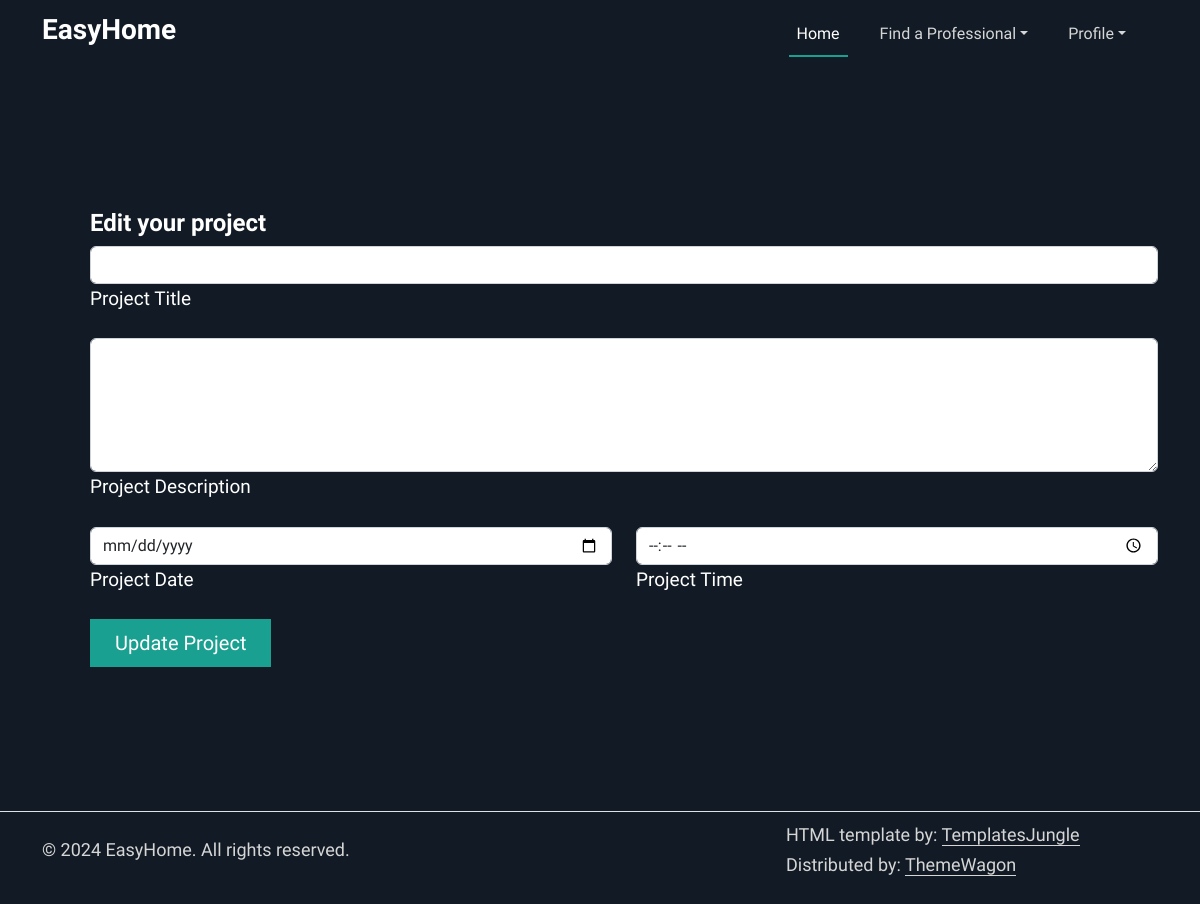
The page /editReservation/10 (signed in) on the database as committed earlier.
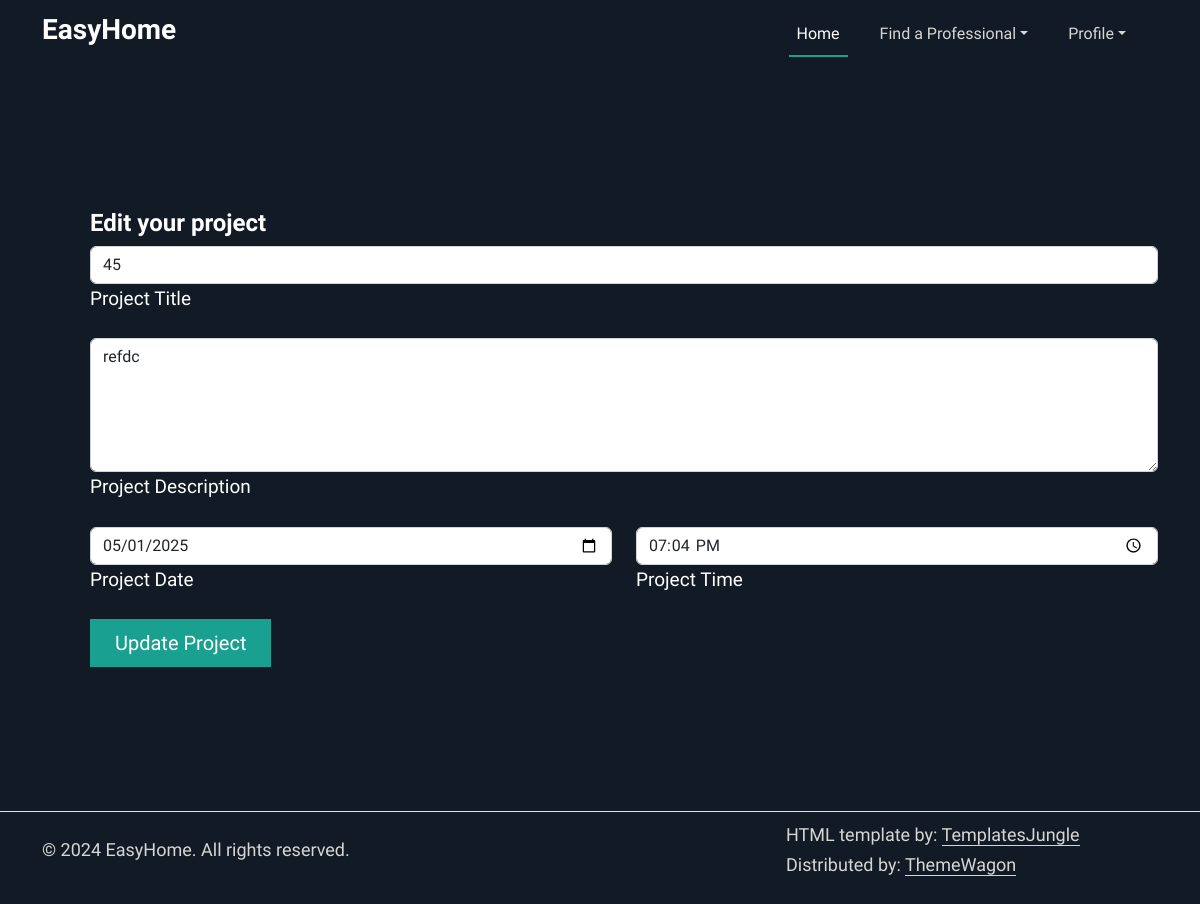
The same page on the database as committed later.
### tables this page shows
CREATE TABLE workDetails (
                id INTEGER PRIMARY KEY AUTOINCREMENT,
                work_name VARCHAR2(50),
                work_description VARCHAR2(100),
                user_id INTEGER NOT NULL,
                professional_id INTEGER NOT NULL,
                total_cost REAL,
                hour_amount INTEGER,
                date DATE,
                start_time TIME,
                is_paid BOOLEAN DEFAULT 0,
                FOREIGN KEY (user_id) REFERENCES users(id),
                FOREIGN KEY (professional_id) REFERENCES professionals(id)
              );

### app.py (the view, shortened to what this page needs)
@app.route("/editReservation/<workID>", methods=["GET", "POST"])
@login_required
def editReservation(workID):
    reservation = get_work_details_by_id(workID)
    if request.method=="GET":
        return render_template("editReservation.html", reserve = reservation)

### app.py (called while the page is built)
@login_manager.user_loader
def load_user(user_id):
    try:
        conn = sqlite3.connect('database.db')
        conn.row_factory = sqlite3.Row
        c = conn.cursor()
        c.execute("SELECT * FROM users WHERE id = ?", (user_id,))
        user_row = c.fetchone()
        return User(user_row) if user_row else None
    except sqlite3.Error as e:
        print(f"Error retrieving user by ID: {e}")
        return None
    finally:
        if conn:
            conn.close()

def get_work_details_by_id(work_id):
    try:
        conn = sqlite3.connect("database.db")
        conn.row_factory = sqlite3.Row
        c = conn.cursor()
        c.execute("""
            SELECT
                id AS work_id, work_name, work_description,
                total_cost, hour_amount, date, start_time, is_paid
            FROM workDetails
            WHERE id = ?
        """, (work_id,))
        work_row = c.fetchone()
        return dict(work_row) if work_row else None
    except sqlite3.Error as e:
        print(f"Database error: {e}")
        return None
    finally:
        if conn:
            conn.close()

### templates/editReservation.html (shortened to what this page needs)
{%extends "base.html"%}
{%block content%}
<section id="start">
  <div class="container my-5 py-5">
    <div class="row featurette py-lg-5 align-items-center">
        <form action="/editReservation/{{reserve['work_id']}}" method="POST">
          <div class="text-content ps-md-5">
            <h4>Edit your project</h4>
            <div data-mdb-input-init class="form-outline mb-3 w-33">
              <input type="text" id="form2Example1" class="form-control" name="title" maxlength="50" value="{{ reserve['work_name'] }}"/>
              <label class="form-label" for="form2Example1">Project Title</label>
            </div>
            <div data-mdb-input-init class="form-outline mb-3 w-33">
                <textarea id="form2Example1" class="form-control" name="desc" rows="5" maxlength="500">{{ reserve['work_description']}}</textarea>
                <label class="form-label" for="form2Example1">Project Description</label>
            </div>
            <div class="row">
              <div class="col-6">
                <div data-mdb-input-init class="form-outline mb-3 w-33">
                  <input type="date" id="form2Example1" class="form-control" name="date" value="{{ reserve['date'] }}"/>
                  <label class="form-label" for="form2Example1">Project Date</label>
                </div>
              </div>
              <div class="col-6">
                <div data-mdb-input-init class="form-outline mb-3 w-33">
                  <input type="time" id="form2Example1" class="form-control" name="time" value="{{ reserve['start_time'] }}"/>
                  <label class="form-label" for="form2Example1">Project Time</label>
                </div>
              </div>
            </div>
            <button type="submit" class="btn btn-primary btn-lg px-4 me-md-2">Update Project</button>
          </div>
        </form>
    </div>
  </div>
</section>
{%endblock%}

Rows that differ between the two databases and show on the page:
added workDetails: title "45", desc "refdc", date "05/01/2025", time "19:04"
